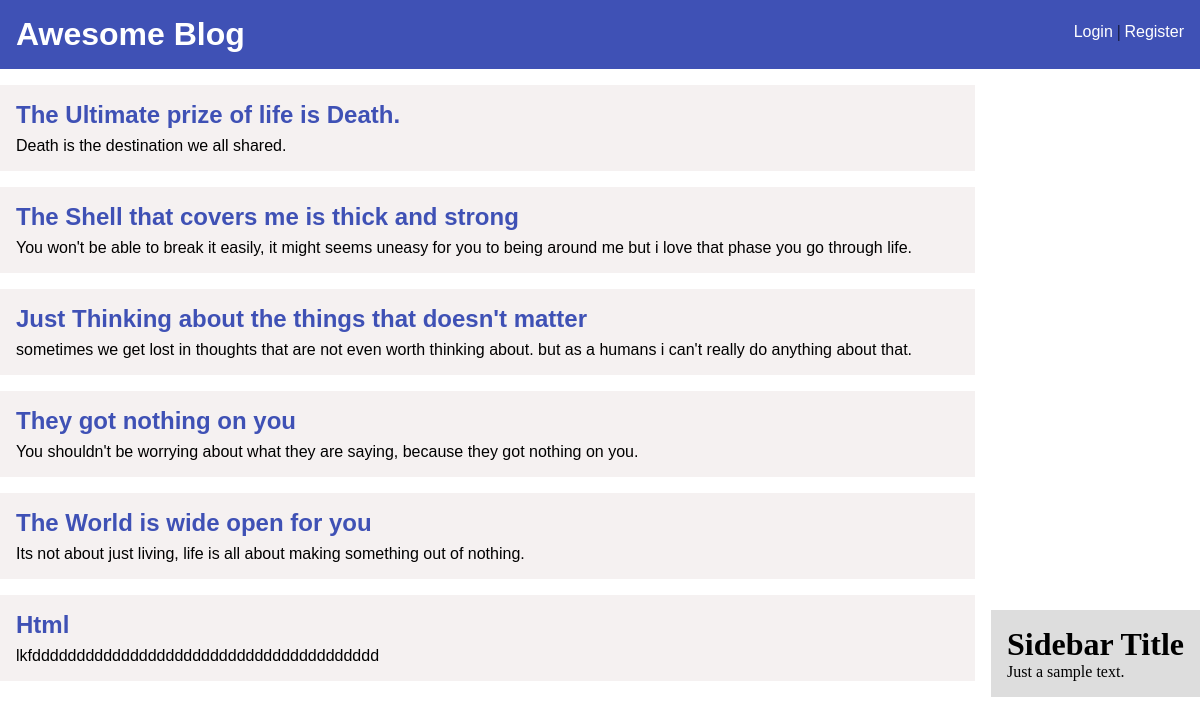
The page / on the database its author committed.
### blog/models.py (models this page shows, shortened)
class Post(models.Model):
	title = models.CharField(max_length=255)
	author = models.ForeignKey('auth.User',on_delete=models.CASCADE)
	body = models.TextField()

### blog/views.py (the view)
# urls.py: path('',HomeView.as_view(),name="home"),
class HomeView(ListView):
	model = Post
	template_name = 'home.html'
	context_object_name = 'posts'

### blog/templates/home.html
{% extends 'base.html' %}
{% block content %}
	{% for post in posts %}
		<div class="post_entry">
			<h2 class="post_title">
				<a href="{% url 'post-detail' post.pk %}">{{post.title}}</a>
			</h2>
			<p class="post_content">{{post.body}}</p>
		</div>
	{%endfor%}
{% endblock %}

### blog/templates/base.html (shortened to what this page needs)
<!DOCTYPE html>
<html>
<head>
	{% load static %}
	<link rel="stylesheet" type="text/css" href="{% static "css/style.css" %}">
</head>
<body>
	<header class="site_header">
		<div class="site_title">
			<h1><a href="{% url 'home'%}">Awesome Blog</a></h1>
			<div class="title_menu">
				{% if user.is_authenticated %}
					<a href="{% url 'post-new' %}"> + New Post </a> | <a href="{% url 'logout' %}"> Logout</a>
				{% else %}
					<a href="{% url 'login' %}">Login </a> | <a href="{% url 'register' %}"> Register</a>
				{%endif%}
			</div>
		</div>
	</header>
	<div class="content_wrapper">
		<div class="content">
			{% block content %}{% endblock%}
		</div>
		<div class="sidebar">
			<div class="widget">
				<h1 class="widget_title">Sidebar Title</h1>
				<p class="widget_content">Just a sample text.</p>
			</div>
		</div>
	</div>
</body>
</html>

### static/css/style.css (style rules this page uses)
* { margin:0; padding: 0; }
a { text-decoration: none; }
.site_header { padding: 1rem; background: #3F51B5; }
.site_title { margin: auto; max-width: 90rem; overflow:hidden; }
.site_title h1 { float: left; }
.site_title a { color: #fff; font-family: sans-serif; }
.title_menu { float: right; line-height: 2rem; }
.content_wrapper { max-width: 90rem; margin: auto; display: flex; margin-top: 1rem; align-items: end; }
.content { flex: 1 0 70%; margin-right: 1rem; }
.post_title a { font-family:sans-serif; color:#3F51B5; }
.post_entry { margin-bottom: 1rem; background: #f3eeeecf; padding: 1rem; }
.post_content { font-family: sans-serif; padding-top: .5rem; }
.sidebar { background: #ddd; padding: 1rem; }

### rows shown on the page
Post: title "The Ultimate prize of life is Death.", body "Death is the destination we all shared."
Post: title "The Shell that covers me is thick and strong", body "You won't be able to break it easily, it might seems uneasy for you to being around me but i love that phase you go through life."
Post: title "Just Thinking about the things that doesn't matter", body "sometimes we get lost in thoughts that are not even worth thinking about. but as a humans i can't really do anything about that."
Post: title "They got nothing on you", body "You shouldn't be worrying about what they are saying, because they got nothing on you."
Post: title "The World is wide open for you", body "Its not about just living, life is all about making something out of nothing."
Post: title "Html", body "lkfddddddddddddddddddddddddddddddddddddddd"
